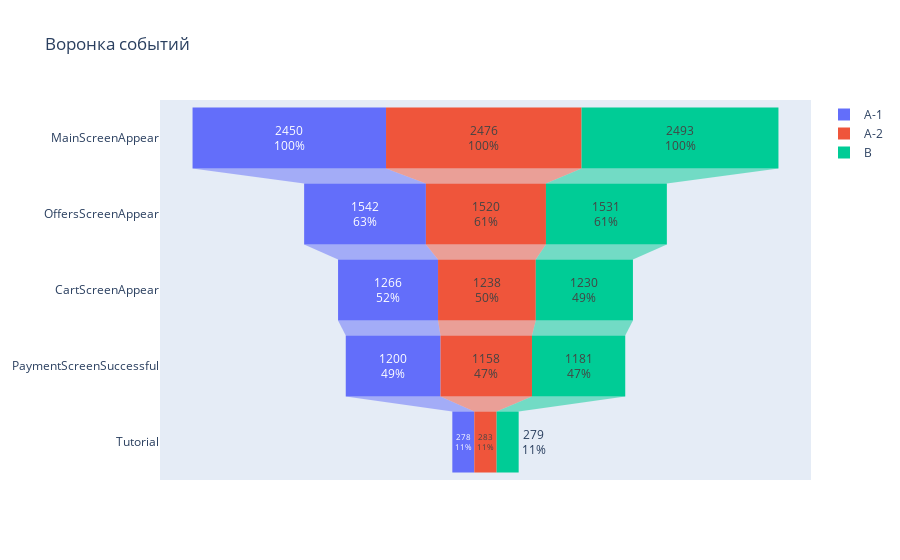

Write notebook code for a chart like this one.
### Code cell
fig = go.Figure()
 
for name in ['A-1','A-2','B']:
    funnel = uid_count.query('group ==@name')
   
 
   
    fig.add_trace(
       go.Funnel(
         name = name,
          y = funnel['event_name'],
          x = funnel['uid'],
           orientation = "h",
        textinfo = "value+percent initial"
       )
    )
fig.update_layout(title='Воронка событий')
fig.show()

### Figure 1 — Plotly figure (JSON) as saved in the notebook; plotly's stock layout.template omitted (floating-point values rounded to 4 significant figures)
{"data": [{"name": "A-1", "orientation": "h", "textinfo": "value+percent initial", "type": "funnel", "x": [2450, 1542, 1266, 1200, 278], "y": ["MainScreenAppear", "OffersScreenAppear", "CartScreenAppear", "PaymentScreenSuccessful", "Tutorial"]}, {"name": "A-2", "orientation": "h", "textinfo": "value+percent initial", "type": "funnel", "x": [2476, 1520, 1238, 1158, 283], "y": ["MainScreenAppear", "OffersScreenAppear", "CartScreenAppear", "PaymentScreenSuccessful", "Tutorial"]}, {"name": "B", "orientation": "h", "textinfo": "value+percent initial", "type": "funnel", "x": [2493, 1531, 1230, 1181, 279], "y": ["MainScreenAppear", "OffersScreenAppear", "CartScreenAppear", "PaymentScreenSuccessful", "Tutorial"]}], "layout": {"title": {"text": "Воронка событий"}}}
